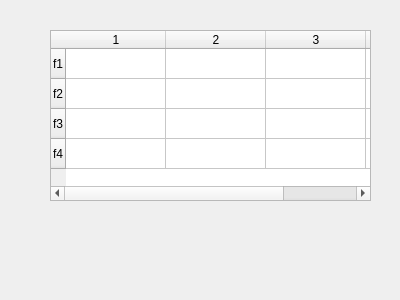
<?xml version="1.0" encoding="UTF-8"?>
<ui version="4.0">
 <class>Dialog</class>
 <widget class="QDialog" name="Dialog">
  <property name="geometry">
   <rect>
    <x>0</x>
    <y>0</y>
    <width>400</width>
    <height>300</height>
   </rect>
  </property>
  <property name="windowTitle">
   <string>Dialog</string>
  </property>
  <widget class="QTableWidget" name="tableWidget">
   <property name="geometry">
    <rect>
     <x>50</x>
     <y>30</y>
     <width>321</width>
     <height>171</height>
    </rect>
   </property>
   <row>
    <property name="text">
     <string>f1</string>
    </property>
   </row>
   <row>
    <property name="text">
     <string>f2</string>
    </property>
   </row>
   <row>
    <property name="text">
     <string>f3</string>
    </property>
   </row>
   <row>
    <property name="text">
     <string>f4</string>
    </property>
   </row>
   <column>
    <property name="text">
     <string>1</string>
    </property>
   </column>
   <column>
    <property name="text">
     <string>2</string>
    </property>
   </column>
   <column>
    <property name="text">
     <string>3</string>
    </property>
   </column>
   <column>
    <property name="text">
     <string>4</string>
    </property>
   </column>
  </widget>
 </widget>
 <resources/>
 <connections/>
</ui>
